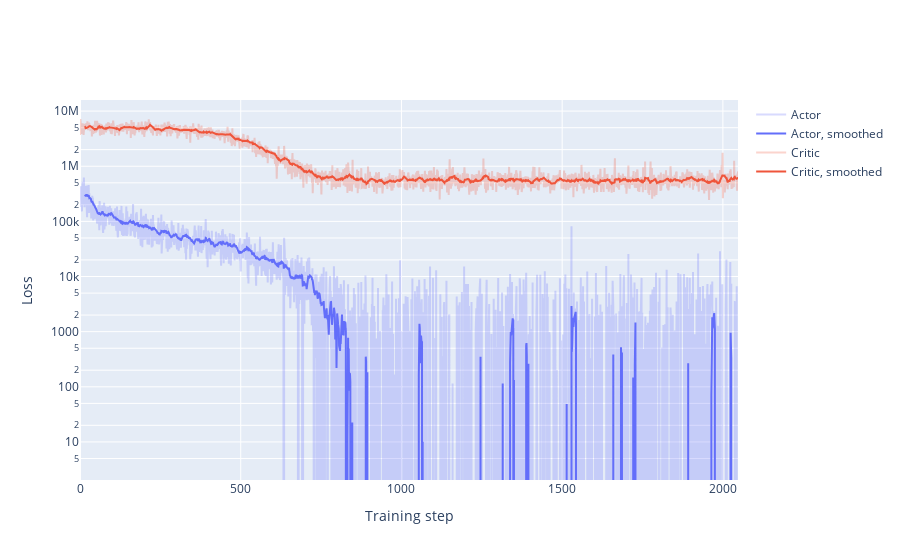

Notebook code cell kept with this figure:
### Code cell
loss_plot(train_results)

### Figure 1 — Plotly figure (JSON) as saved in the notebook; plotly's stock layout.template omitted (floating-point values rounded to 4 significant figures; data arrays with more than 128 entries replaced by an {"elided": "..."} marker saying what was removed)
{"data": [{"marker": {"color": "#636EFA"}, "name": "Actor", "opacity": 0.25, "type": "scatter", "y": {"elided": "2048 float values"}}, {"marker": {"color": "#636EFA"}, "name": "Actor, smoothed", "type": "scatter", "y": {"elided": "2048 float values"}}, {"marker": {"color": "#EF553B"}, "name": "Critic", "opacity": 0.25, "type": "scatter", "y": {"elided": "2048 float values"}}, {"marker": {"color": "#EF553B"}, "name": "Critic, smoothed", "type": "scatter", "y": {"elided": "2048 float values"}}], "layout": {"xaxis": {"title": {"text": "Training step"}}, "yaxis": {"title": {"text": "Loss"}, "type": "log"}}}
